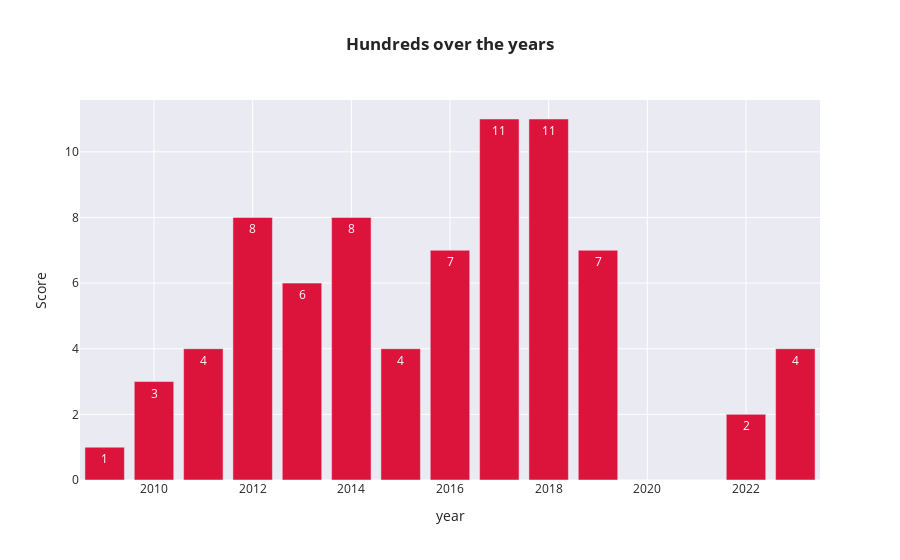

The cell this chart's notebook holds for it:
### Markdown cell above
**Kohli Scored Highest against South Africa in 2019!**

### Code cell
fig=px.bar(df.groupby('year',as_index=False)['Score'].count(),x='year',y='Score',text='Score',labels={'Score'},color_discrete_sequence=['crimson'],template='seaborn',title='<b>Hundreds over the years</b>')
fig.show("svg")

### Figure 1 — Plotly figure (JSON) as saved in the notebook; plotly's stock layout.template omitted (floating-point values rounded to 4 significant figures)
{"data": [{"alignmentgroup": "True", "hovertemplate": "year=%{x}<br>Score=%{text}<extra></extra>", "legendgroup": "", "marker": {"color": "crimson", "pattern": {"shape": ""}}, "name": "", "offsetgroup": "", "orientation": "v", "showlegend": false, "text": [1, 3, 4, 8, 6, 8, 4, 7, 11, 11, 7, 2, 4], "textposition": "auto", "type": "bar", "x": [2009, 2010, 2011, 2012, 2013, 2014, 2015, 2016, 2017, 2018, 2019, 2022, 2023], "xaxis": "x", "y": [1, 3, 4, 8, 6, 8, 4, 7, 11, 11, 7, 2, 4], "yaxis": "y"}], "layout": {"barmode": "relative", "legend": {"tracegroupgap": 0}, "title": {"text": "<b>Hundreds over the years</b>"}, "xaxis": {"anchor": "y", "domain": [0, 1], "title": {"text": "year"}}, "yaxis": {"anchor": "x", "domain": [0, 1], "title": {"text": "Score"}}}}
